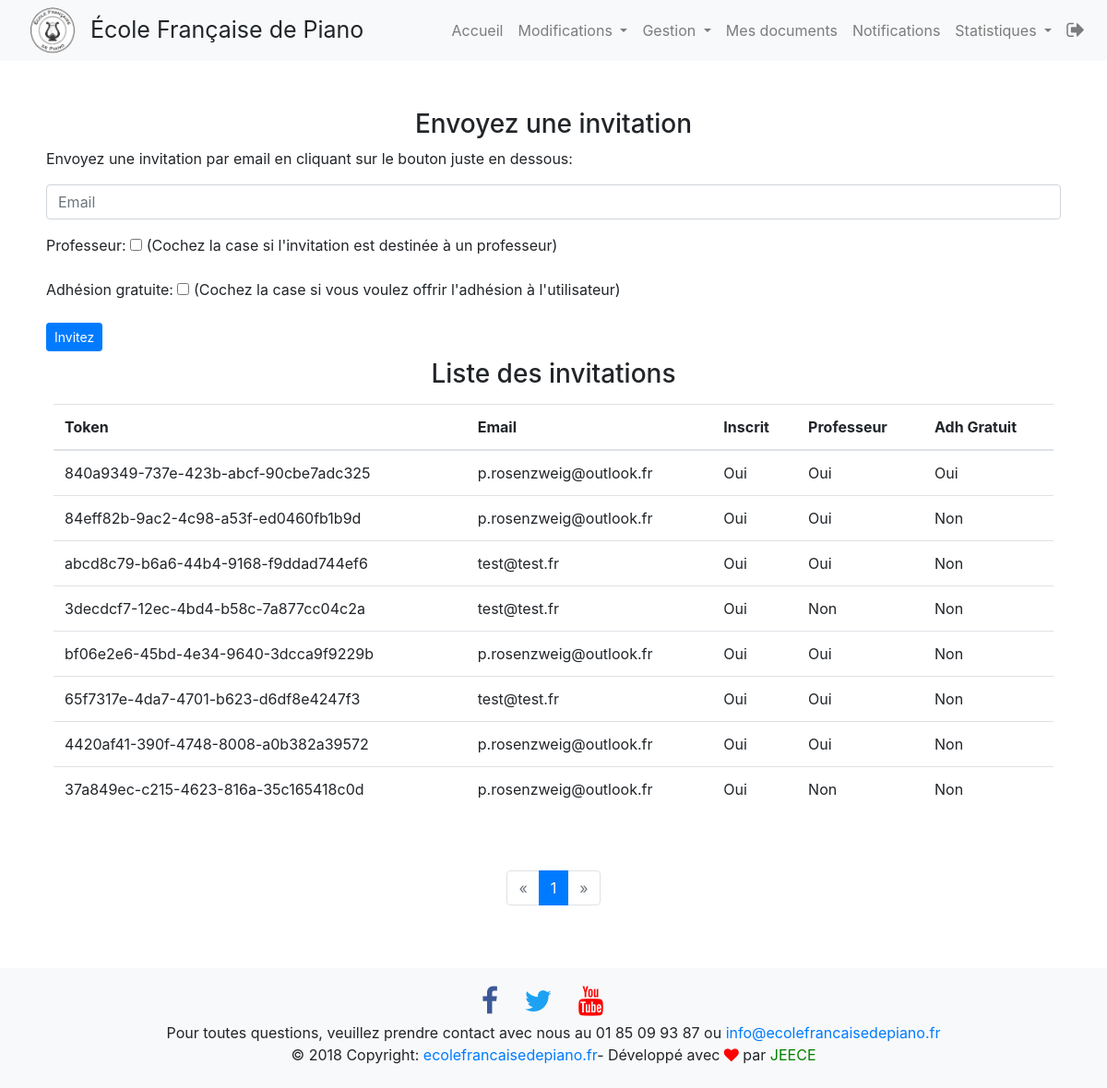
/intranet/gestion_invitations (signed in), run on an earlier commit of the app's database.
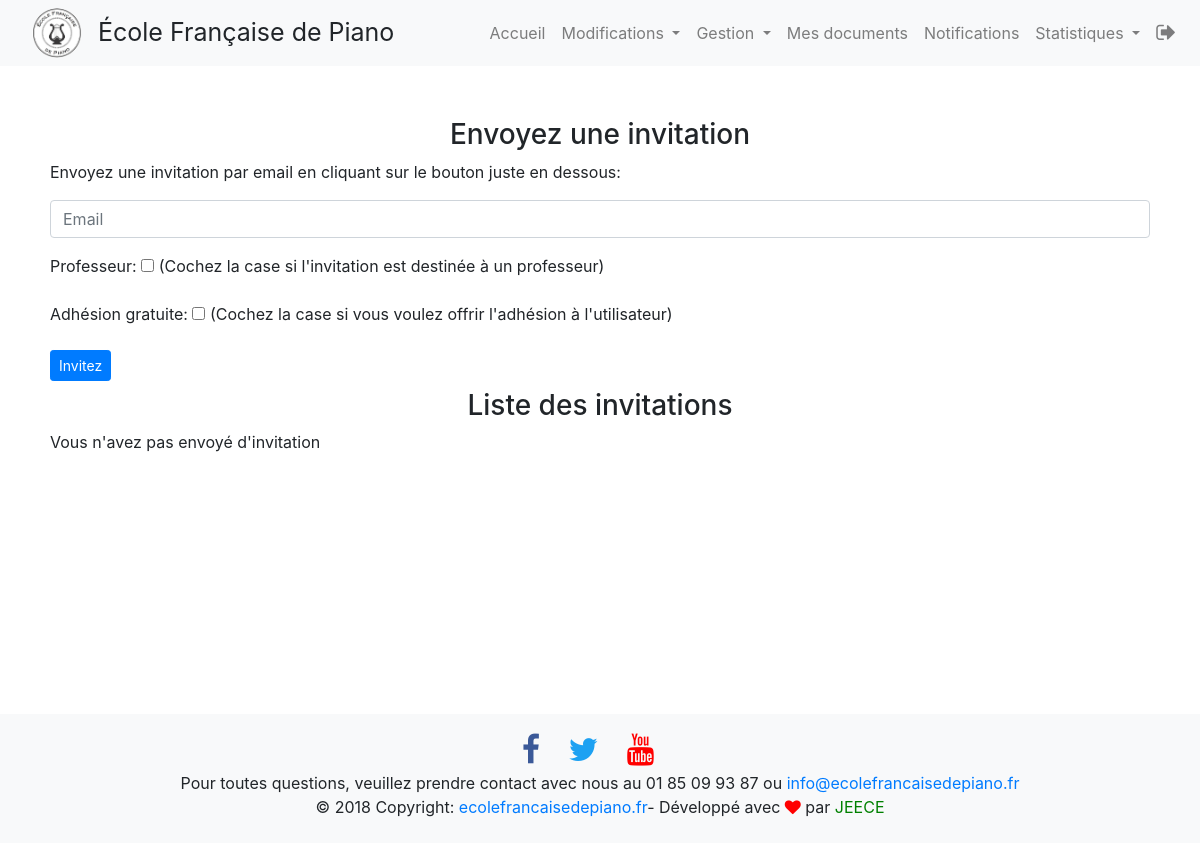
And on a later commit of the database.
### intranet/models.py (models this page shows)
class Invitation(models.Model):
    uuid_regex = RegexValidator(regex='^[0-9a-f-]+$')
    uuid = models.UUIDField(validators=[uuid_regex], max_length=36)
    is_staff = models.BooleanField(default=False,verbose_name="Professeur")
    is_free = models.BooleanField(default=False,verbose_name="Adh. Gratuit")
    email = models.EmailField()
    valid = models.BooleanField(default=False)

### intranet/views.py (the view)
# urls.py: path('gestion_invitations', views.gestion_invitations, name='gestion_invitations'),
@login_required
@user_passes_test(lambda u: u.is_superuser)
def gestion_invitations(request):
    nots = nb_new_notifs(request.user)
    invitations_list = list(reversed(Invitation.objects.all()))
    page = request.GET.get('page', 1)
    paginator = Paginator(invitations_list, 10)
    try:
        invit_page = paginator.page(page)
    except PageNotAnInteger:
        invit_page = paginator.page(1)
    except EmptyPage:
        invit_page = paginator.page(paginator.num_pages)
    form = InvitationForm()
    return render(request, 'intranet/gestion_invitations.html', locals())

### intranet/forms.py
class InvitationForm(forms.Form):
    email = forms.EmailField(required=True, label='', max_length=50, widget=forms.TextInput(attrs={'placeholder': 'Email', 'class': 'form-control'}))
    is_staff = forms.BooleanField(required=False, label='Professeur:', help_text="(Cochez la case si l'invitation est destinée à un professeur)")
    is_free = forms.BooleanField(required=False, label='Adhésion gratuite:', help_text="(Cochez la case si vous voulez offrir l'adhésion à l'utilisateur)")

### intranet/views.py (called while the page is built)
def nb_new_notifs(user):
    if user.is_superuser:
        nots = Notification.objects.filter(date__gte=user.userprofile.nots_view).count()
    else:
        nots = Notification.objects.filter(to_user=user, date__gte=user.userprofile.nots_view).count()
    return nots

### intranet/templates/intranet/gestion_invitations.html (shortened to what this page needs)
{% extends 'intranet/base.html' %}
{% block nav_bar %}
{% include 'intranet/nav_bar.html' with nots=nots %}
{% endblock nav_bar %}
{% block content %}
<div class="container container_extras">
    <div class="tab-content">
        <h3 class="text-center mt-2">Envoyez une invitation</h3>
        <p>Envoyez une invitation par email en cliquant sur le bouton juste en dessous:</p>
        <form class="form-signin" method="POST"  role="form" action="{% url 'intranet:invitation' %}">
            {{ form.as_p }}
            <button class="btn btn-sm btn-primary btn-signin" type="submit">Invitez</button>
        </form>
        <h3 class="text-center mt-2"> Liste des invitations </h3>
        {% if invitations_list %}
            <div class="table-responsive p-2 pb-5">
                <table class="table table-hover">
                    <thead>
                        <tr>
                        <th>Token</th>
                        <th>Email</th>
                        <th>Inscrit</th>
                        <th>Professeur</th>
                        <th>Adh Gratuit</th>
                        </tr>
                    </thead>
                    <tbody>
                        {% for inv in invit_page %}
                        <tr>
                        <td>{{ inv.uuid }}</td>
                        <td>{{ inv.email }}</td>
                        {% if inv.valid %}
                        <td>Oui</td>
                        {% else %}
                        <td>Non</td>
                        {% endif %}
                        {% if inv.is_staff %}
                        <td>Oui</td>
                        {% else %}
                        <td>Non</td>
                        {% endif %}
                        {% if inv.is_free %}
                        <td>Oui</td>
                        {% else %}
                        <td>Non</td>
                        {% endif %}
                        </tr>
                        {% endfor %}
                    </tbody>
                </table>
            </div>
        {% include 'intranet/paginator.html' with page_obj=invit_page %}
        {% else %}
        <p>Vous n'avez pas envoyé d'invitation</p>
        {% endif %}
    </div>
</div>
</div>
{% endblock content %}
{% block footer %}
{% include 'intranet/footer.html' %}
{% endblock footer %}

What changed in the data, as far as the page shows it:
removed Invitation: uuid "840a9349-737e-423b-abcf-90cbe7adc325", email "p.rosenzweig@outlook.fr", valid "Oui", is_staff "Oui", is_free "Oui"
removed Invitation: uuid "84eff82b-9ac2-4c98-a53f-ed0460fb1b9d", email "p.rosenzweig@outlook.fr", valid "Oui", is_staff "Oui", is_free "Non"
removed Invitation: uuid "abcd8c79-b6a6-44b4-9168-f9ddad744ef6", email "test@test.fr", valid "Oui", is_staff "Oui", is_free "Non"
removed Invitation: uuid "3decdcf7-12ec-4bd4-b58c-7a877cc04c2a", email "test@test.fr", valid "Oui", is_staff "Non", is_free "Non"
removed Invitation: uuid "bf06e2e6-45bd-4e34-9640-3dcca9f9229b", email "p.rosenzweig@outlook.fr", valid "Oui", is_staff "Oui", is_free "Non"
removed Invitation: uuid "65f7317e-4da7-4701-b623-d6df8e4247f3", email "test@test.fr", valid "Oui", is_staff "Oui", is_free "Non"
removed Invitation: uuid "4420af41-390f-4748-8008-a0b382a39572", email "p.rosenzweig@outlook.fr", valid "Oui", is_staff "Oui", is_free "Non"
removed Invitation: uuid "37a849ec-c215-4623-816a-35c165418c0d", email "p.rosenzweig@outlook.fr", valid "Oui", is_staff "Non", is_free "Non"
Also different on the page:
text no longer shown: "Token Email Inscrit Professeur Adh Gratuit « »"
text now shown: "Vous n'avez pas envoyé d'invitation"
list line gone: "1"
